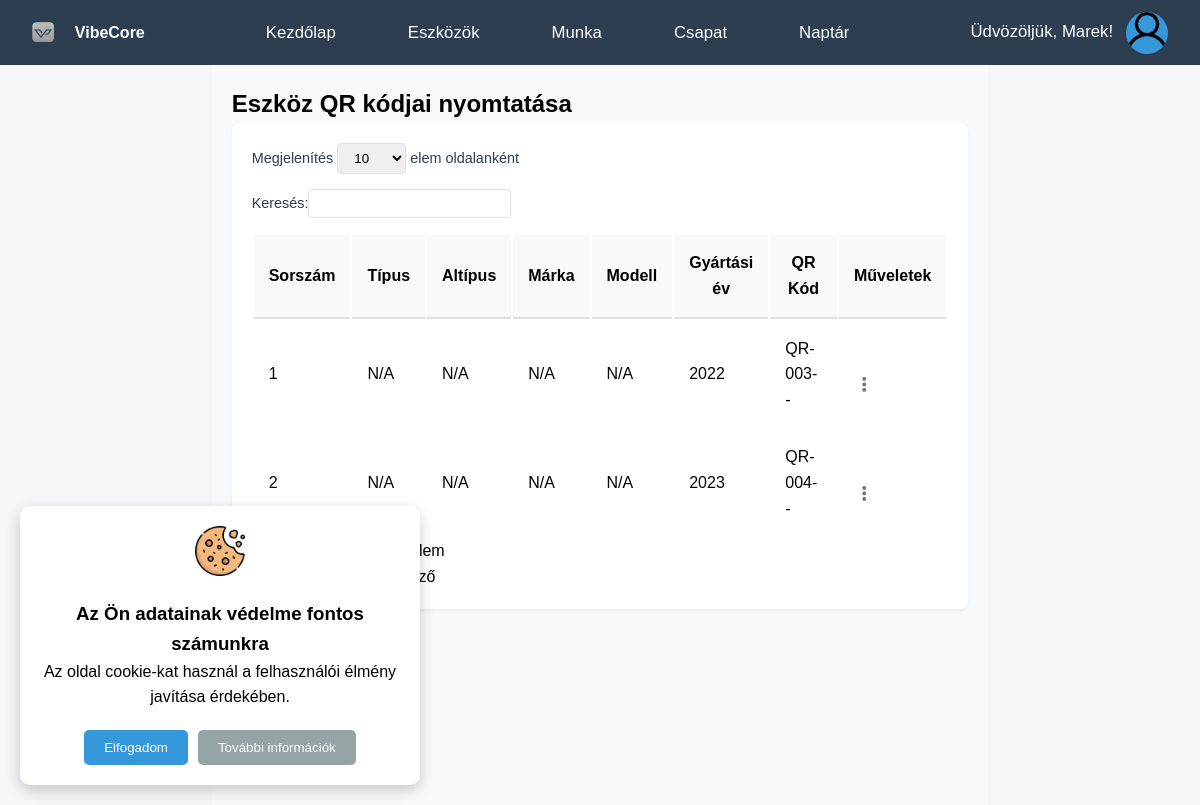
Screenshot of /dashboard/eszkozok-qr.php (signed in) with the database file from the repository.
### tables this page shows
CREATE TABLE `user` (
  `id` integer PRIMARY KEY AUTO_INCREMENT,
  `firstname` varchar(255),
  `lastname` varchar(255),
  `email` varchar(255),
  `telephone` integer,
  `password` varchar(255),
  `profile_pic` varchar(255),
  `company_id` integer,
  `cookie_id` int,
  `current_status_id` int,
  `created_date` datetime,
  `connect_date` datetime,
  `is_email_verified` boolean DEFAULT false,
  `language` varchar(10) DEFAULT 'hu',
  FOREIGN KEY (`company_id`) REFERENCES `company` (`id`)
);

CREATE TABLE `stuffs` (
  `id` integer PRIMARY KEY AUTO_INCREMENT,
  `type_id` integer,
  `secondtype_id` integer,
  `brand_id` integer,
  `model_id` integer,
  `manufacture_date` integer,
  `favourite` boolean,
  `stuff_status_id` integer,
  `qr_code` varchar(255),
  `company_id` integer
);

CREATE TABLE `stuff_manufacture_date` (
  `id` int PRIMARY KEY AUTO_INCREMENT,
  `year` int,
  `stuff_model_id` int
);

### includes/translation.php (called while the page is built, shortened)
<?php
if (!function_exists('translate')) {
    function translate($key) {
        $current_lang = $_SESSION['language'] ?? 'hu';
        $languages_dir = __DIR__ . '/languages';
        $language_file = $languages_dir . '/' . $current_lang . '.php';
        static $translations = [];
        if (!isset($translations[$current_lang])) {
            if (file_exists($language_file)) {
                $translations[$current_lang] = require $language_file;
            } else {
                $translations[$current_lang] = [];
                error_log("Language file not found: " . $language_file);
            }
        }
        return isset($translations[$current_lang][$key]) ? $translations[$current_lang][$key] : $key;
    }
}

### dashboard/eszkozok-qr.php (the view, shortened to what this page needs)
<?php
require_once('../includes/layout/header.php');
try {
    $pdo = new PDO("mysql:host=" . DB_HOST . ";dbname=" . DB_NAME . ";charset=utf8", DB_USER, DB_PASS);
    $pdo->setAttribute(PDO::ATTR_ERRMODE, PDO::ERRMODE_EXCEPTION);
} catch(PDOException $e) {
    error_log("Connection failed: " . $e->getMessage());
    die("Adatbázis kapcsolódási hiba történt. Kérjük próbálja újra később.");
}
$company_id = $_SESSION['company_id'];
try {
    $stmt = $pdo->prepare("
        SELECT
            s.*,
            st.name AS type_name,
            ss.name AS secondtype_name,
            sb.name AS brand_name,
            sm.name AS model_name,
            smd.year AS manufacture_year,
            sst.name AS status_name
        FROM stuffs s
        LEFT JOIN stuff_type st ON s.type_id = st.id
        LEFT JOIN stuff_secondtype ss ON s.secondtype_id = ss.id
        LEFT JOIN stuff_brand sb ON s.brand_id = sb.id
        LEFT JOIN stuff_model sm ON s.model_id = sm.id
        LEFT JOIN stuff_manufacture_date smd ON s.manufacture_date = smd.id
        LEFT JOIN stuff_status sst ON s.stuff_status_id = sst.id
        WHERE s.company_id = ?
    ");
    $stmt->execute([$company_id]);
    $equipment = $stmt->fetchAll(PDO::FETCH_ASSOC);
} catch (PDOException $e) {
    error_log("Database error: " . $e->getMessage());
    $error = "Adatbázis hiba történt. Kérjük próbálja újra később.";
}
?>
<div class="content-wrapper">
    <h2><?php echo translate('Eszköz QR kódjai nyomtatása'); ?></h2>
    <div class="table-container">
        <table class="table" id="equipmentTable">
            <thead>
                <tr>
                    <th><?php echo translate('Sorszám'); ?></th>
                    <th><?php echo translate('Típus'); ?></th>
                    <th><?php echo translate('Altípus'); ?></th>
                    <th><?php echo translate('Márka'); ?></th>
                    <th><?php echo translate('Modell'); ?></th>
                    <th><?php echo translate('Gyártási év'); ?></th>
                    <th><?php echo translate('QR Kód'); ?></th>
                    <th class="text-end"><?php echo translate('Műveletek'); ?></th>
                </tr>
            </thead>
            <tbody>
                <?php if (isset($equipment) && is_array($equipment)): ?>
                    <?php foreach ($equipment as $item): ?>
                        <tr>
                            <td></td>
                            <td><?php echo translate(htmlspecialchars($item['type_name'] ?? 'N/A')); ?></td>
                            <td><?php echo translate(htmlspecialchars($item['secondtype_name'] ?? 'N/A')); ?></td>
                            <td><?php echo htmlspecialchars($item['brand_name'] ?? 'N/A'); ?></td>
                            <td><?php echo htmlspecialchars($item['model_name'] ?? 'N/A'); ?></td>
                            <td><?php echo htmlspecialchars($item['manufacture_year'] ?? 'N/A'); ?></td>
                            <td><?php
                                $qr_code = preg_replace('/[^A-Za-z0-9]/', '', $item['qr_code'] ?? '');
                                $code_without_prefix = substr($qr_code, 2);
                                $first_part = substr($code_without_prefix, 0, 4);
                                $second_part = substr($code_without_prefix, 4, 6);
                                $third_part = substr($code_without_prefix, 10, 4);
                                $formatted_qr = 'QR-' . $first_part . '-' . $second_part . '-' . $third_part;
                                echo htmlspecialchars($formatted_qr);
                            ?></td>
                            <td class="text-end">
                                <div class="custom-dropdown">
                                    <button class="btn btn-sm btn-icon dropdown-toggle" type="button" id="dropdownMenu<?php echo $item['id']; ?>" onclick="toggleDropdown(this)">
                                        <i class="fas fa-ellipsis-v"></i>
                                    </button>
                                </div>
                            </td>
                        </tr>
                    <?php endforeach; ?>
                <?php endif; ?>
            </tbody>
        </table>
    </div>
</div>
<?php require_once('../includes/layout/footer.php'); ?>

### includes/layout/header.php (shortened to what this page needs)
<?php
require_once __DIR__ . '/../cookie_handler.php';
require_once __DIR__ . '/../translation.php';
try {
    $db = DatabaseConnection::getInstance()->getConnection();
} catch (Exception $e) {
    error_log("Database connection error in header.php: " . $e->getMessage());
    $db = null;
}
$current_page = $_SERVER['REQUEST_URI'];
$user_roles = !empty($_SESSION['user_role']) ? explode(',', $_SESSION['user_role']) : [];
$is_admin = false;
$is_worker = false;
foreach ($user_roles as $role) {
    $role = trim($role);
    if ($role === 'Cég tulajdonos' || $role === 'Manager') {
        $is_admin = true;
        break;
    }
}
?>
<!DOCTYPE html>
<html lang="<?php echo htmlspecialchars($_SESSION['language'] ?? 'hu'); ?>">
<head>
    <link rel="stylesheet" href="/Vizsga_oldal/assets/css/style.css">
    <link rel="stylesheet" href="/Vizsga_oldal/assets/css/header.css">
    <link rel="stylesheet" href="https://cdnjs.cloudflare.com/ajax/libs/font-awesome/6.0.0/css/all.min.css">
    <link rel="stylesheet" href="/Vizsga_oldal/includes/darkmode/darkmode.css">
</head>
<body>
    <header class="main-header">
        <a href="/Vizsga_oldal/dashboard/index.php" class="logo-section">
            <img src="/Vizsga_oldal/admin/VIBCORE BLACK2 másolata.png" alt="Logo">
            <span>VibeCore</span>
        </a>
        <nav class="main-nav">
            <ul>
                <li>
                    <a href="/Vizsga_oldal/dashboard/index.php" class="<?php echo strpos($current_page, '/dashboard/index.php') !== false ? 'active' : ''; ?>" data-translate="Kezdőlap">
                        <?php echo translate('Kezdőlap'); ?>
                    </a>
                </li>
                <?php if ($is_admin || $is_worker): ?>
                <li class="dropdown">
                    <a href="#" class="<?php echo (strpos($current_page, 'eszkozok.php') !== false  ||
                                                strpos($current_page, 'karbantartas.php') !== false) ? 'active' : ''; ?>" data-translate="Eszközök">
                        <?php echo translate('Eszközök'); ?>
                    </a>
                </li>
                <li class="dropdown">
                    <a href="#" class="<?php echo (strpos($current_page, 'projektek.php') !== false ||
                                                strpos($current_page, 'munkak.php') !== false) ? 'active' : ''; ?>" data-translate="Munka">
                        <?php echo translate('Munka'); ?>
                    </a>
                </li>
                <li>
                    <a href="/Vizsga_oldal/dashboard/csapat.php"
                       class="<?php echo strpos($current_page, '/csapat/') !== false ? 'active' : ''; ?>" data-translate="Csapat">
                        <?php echo translate('Csapat'); ?>
                    </a>
                </li>
                <li>
                    <a href="/Vizsga_oldal/dashboard/naptar.php"
                       class="<?php echo strpos($current_page, '/naptar/') !== false ? 'active' : ''; ?>" data-translate="Naptár">
                        <?php echo translate('Naptár'); ?>
                    </a>
                </li>
                <?php endif; ?>
            </ul>
        </nav>
        <div class="user-menu">
            <?php if (isset($_SESSION['user_id'])): ?>
                <span data-translate="Üdvözöljük"><?php echo translate('Üdvözöljük'); ?>, <?php
                    if ($db) {
                        try {
                            $stmt = $db->prepare("SELECT firstname FROM user WHERE id = ?");
                            $stmt->execute([$_SESSION['user_id']]);
                            $userData = $stmt->fetch(PDO::FETCH_ASSOC);
                            echo htmlspecialchars($userData['firstname']);
                        } catch (PDOException $e) {
                            error_log("Error fetching user data in header.php: " . $e->getMessage());
                            echo "User";
                        }
                    } else {
                        echo "User";
                    }
                ?>!</span>
                <div class="profile-dropdown">
                    <div class="profile-trigger">
                        <?php
                        $base_path = '/Vizsga_oldal/';
                        $profile_pic = 'user.png';
                        $profile_pic_path = $base_path . 'uploads/profiles/' . $profile_pic;
                        $default_pic_path = $base_path . 'assets/img/user.png';
                        $server_root = str_replace('\\', '/', $_SERVER['DOCUMENT_ROOT']);
                        $full_path = $server_root . $profile_pic_path;
                        $display_path = file_exists($full_path) ? $profile_pic_path : $default_pic_path;
                        ?>
                        <img src="<?php echo htmlspecialchars($display_path); ?>" alt="Profilkép" class="profile-image">
                    </div>
                </div>
            <?php endif; ?>
        </div>
    </header>
    <main class="content">
    <?php
    if (isset($_SESSION['user_id']) && $db) {
        try {
            handleCookieConsent($db, $_SESSION['user_id']);
        } catch (Exception $e) {
            error_log("Error handling cookie consent: " . $e->getMessage());
        }
    }
    ?>
</body>
</html>

### assets/css/style.css (style rules this page uses)
:root { --primary-color: #2c3e50; --secondary-color: #3498db; --error-color: #e74c3c; --success-color: #2ecc71; --background-color: #f5f6fa; }
* { margin: 0; padding: 0; box-sizing: border-box; }
body { font-family: 'Arial', sans-serif; background-color: var(--background-color); line-height: 1.6; min-height: 100vh; display: flex; align-items: center; justify-content: center; margin: 0; padding-top: 80px; }
.btn { display: block; width: 100%; padding: 1.2rem; background: var(--secondary-color); color: white; border: none; border-radius: 5px; font-size: 1.1rem; cursor: pointer; transition: background 0.3s ease; margin-top: 1.5rem; }
.main-header { display: flex; justify-content: space-between; align-items: center; padding: 1rem 2rem; background-color: #2c3e50; color: white; }
.main-nav ul { display: flex; list-style: none; gap: 2rem; margin: 0; padding: 0; }
.main-nav a { color: white; text-decoration: none; padding: 0.5rem 1rem; }
.user-menu { display: flex; align-items: center; }
header { background-color: #2c3e50; padding: 1rem 0; position: fixed; width: 100%; top: 0; z-index: 1000; }
nav { display: flex; justify-content: space-between; align-items: center; max-width: 1200px; margin: 0 auto; padding: 0 2rem; }

### includes/layout/header.php (style rules this page uses)
body { margin: 0; padding-top: 65px; min-height: 100vh; background-color: #f5f6fa; }
.main-header { background-color: #2c3e50; padding: 0.6rem 2rem; display: flex; justify-content: space-between; align-items: center; color: white; width: 100%; box-sizing: border-box; position: fixed; top: 0; left: 0; z-index: 1002; height: 65px; }
.logo-section { display: flex; align-items: center; gap: 0.8rem; text-decoration: none; color: white; transition: opacity 0.3s; cursor: pointer; z-index: 1003; }
.logo-section img { width: 22px; height: 22px; }
.logo-section span { font-size: 1rem; font-weight: bold; color: white; margin-left: 0.5rem; }
.main-nav { display: flex; align-items: center; }
.main-nav ul { display: flex; list-style: none; margin: 0; padding: 0; gap: 2.5rem; align-items: center; height: 100%; }
.main-nav li { display: flex; align-items: center; height: 100%; position: relative; padding: 0.5rem 0; }
.main-nav a { color: white; text-decoration: none; font-weight: 500; transition: color 0.3s; font-size: 1.05rem; padding: 0.5rem 1rem; display: inline-block; line-height: 1.5; }
.user-menu { display: flex; align-items: center; gap: 0.8rem; }
.user-menu span { font-size: 1.05rem; }
.profile-dropdown { position: relative; z-index: 1001; }
.profile-trigger { width: 42px; height: 42px; border-radius: 50%; cursor: pointer; overflow: hidden; background-color: #3498db; display: flex; align-items: center; justify-content: center; position: relative; z-index: 1002; }
.profile-image { width: 100%; height: 100%; object-fit: cover; border-radius: 50%; }
.dropdown { position: relative; display: inline-block; padding: 0.5rem 0; }
.dropdown > a { padding: 0.5rem 1rem; height: 100%; display: flex; align-items: center; position: relative; }
.dropdown::after { content: ''; position: absolute; bottom: 0; left: 0; width: 100%; height: 50px; background: transparent; }

### dashboard/eszkozok-qr.php (style rules this page uses)
.content-wrapper { padding: 20px; background-color: #f8f9fa; min-height: calc(100vh - 60px); }
.table-container { background: white; border-radius: 8px; padding: 20px; box-shadow: 0 2px 4px rgba(0,0,0,0.05); }
.table { margin-bottom: 0; }
.table thead th { background-color: #f8f9fa; font-weight: 600; padding: 15px; border-bottom: 2px solid #dee2e6; }
.table tbody td { padding: 15px; vertical-align: middle; }
.btn-icon { background: transparent; border: none; color: #6c757d; padding: 6px 8px; border-radius: 50%; transition: all 0.2s ease; cursor: pointer; }
.custom-dropdown { position: relative; display: inline-block; }

### rows the page displays
user: firstname "Marek"
stuffs: brand_name "N/A", model_name "N/A", manufacture_date.year "2022", qr_code "QR-003--"
stuffs: brand_name "N/A", model_name "N/A", manufacture_date.year "2023", qr_code "QR-004--"

### other values shown
translate('Kezdőlap') "Kezdőlap"
translate('Eszközök') "Eszközök"
translate('Munka') "Munka"
translate('Csapat') "Csapat"
translate('Naptár') "Naptár"
translate('Üdvözöljük') "Üdvözöljük"
translate('Eszköz QR kódjai nyomtatása') "Eszköz QR kódjai nyomtatása"
translate('Sorszám') "Sorszám"
translate('Típus') "Típus"
translate('Altípus') "Altípus"
translate('Márka') "Márka"
translate('Modell') "Modell"
translate('Gyártási év') "Gyártási év"
translate('QR Kód') "QR Kód"
translate('Műveletek') "Műveletek"
